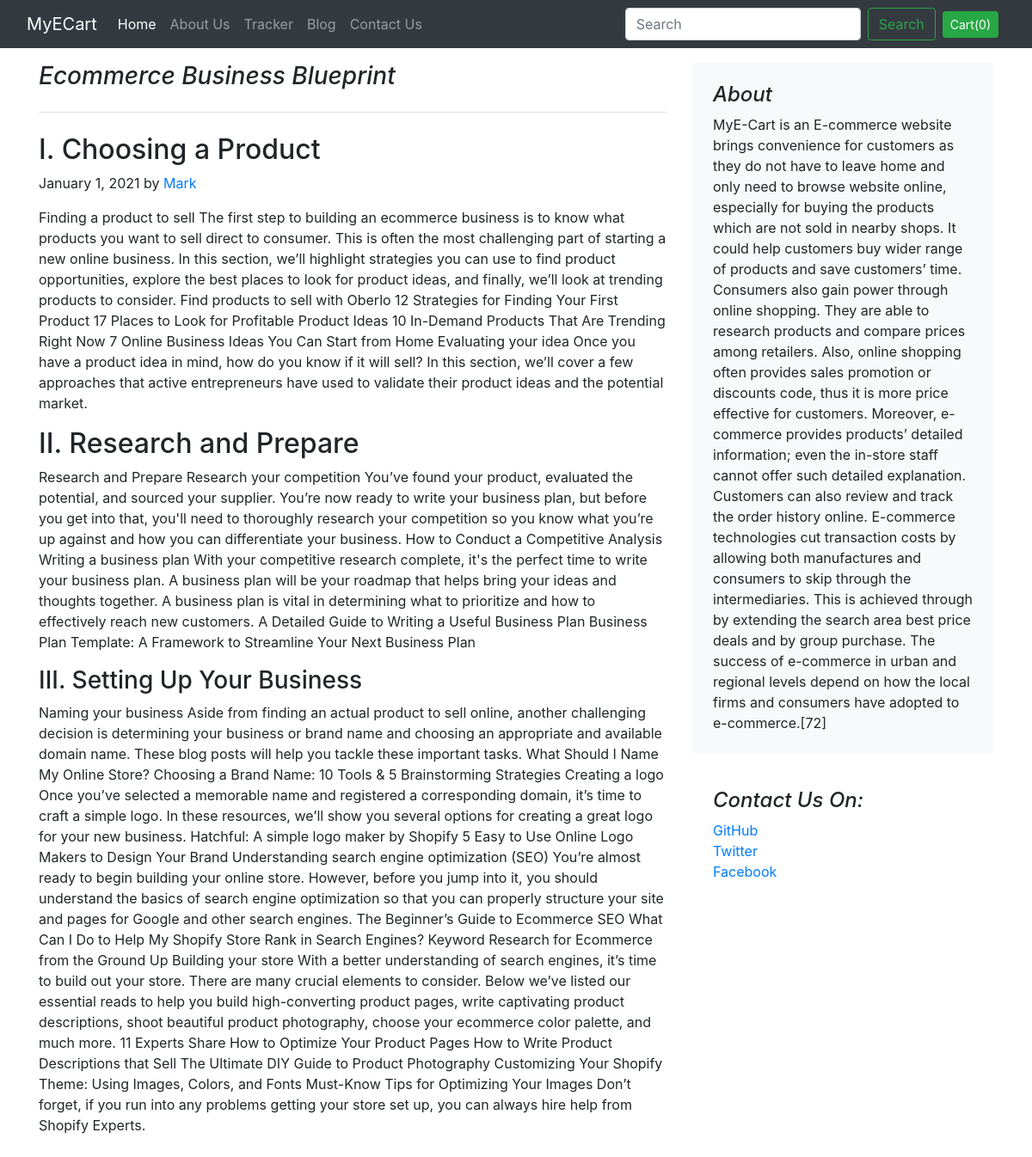
Page /blog/blogpost/7 on the committed database.
### blog/models.py (models this page shows)
class Blogpost(models.Model):
    post_id = models.AutoField(primary_key=True)
    title = models.CharField(max_length=50)
    head0=models.CharField(max_length=500,default="")
    chead0=models.CharField(max_length=5000,default="")
    head1=models.CharField(max_length=500,default="")
    chead1=models.CharField(max_length=5000,default="")
    head2=models.CharField(max_length=500,default="")
    chead2=models.CharField(max_length=5000,default="")
    pub_date = models.DateField()
    Thumbnail=models.ImageField(upload_to='shop/images',default="")
    def __str__(self):
        return self.title

### blog/views.py (the view)
# urls.py: path("blogpost/<int:id>",views.blogpost,name="blogPost")
def blogpost(request,id):
    post = Blogpost.objects.filter(post_id=id)[0]
    print(post)
    return render(request,'blog/blogpost.html',{'post':post})

### blog/templates/blog/blogpost.html (shortened to what this page needs)
{% extends 'blog/basic.html' %}
{% block body %}
<div class="container mt-3">
<div class="row g-5 my-4">
    <div class="col-md-8">
      <h3 class="pb-4 mb-4 fst-italic border-bottom">
      {{post.title}}
      </h3>
      <article class="blog-post">
        <h2 class="blog-post-title">{{post.head0}}</h2>
        <p class="blog-post-meta">January 1, 2021 by <a href="#">Mark</a></p>
        <p>{{post.chead0}}</p>
        <h2>{{post.head1}}</h2>
        <p>{{post.chead1}}</p>
        <h3>{{post.head2}}</h3>
        <p>{{post.chead2}}</p>
      </article>
    </div>
    <div class="col-md-4">
      <div class="position-sticky" style="top: 2rem;">
        <div class="p-4 mb-3 bg-light rounded">
          <h4 class="fst-italic">About</h4>
          <p class="mb-0">MyE-Cart is an E-commerce website brings convenience for customers as they do not have to leave home and only need to browse website online, especially for buying the products which are not sold in nearby shops. It could help customers buy wider range of products and save customers’ time. Consumers also gain power through online shopping. They are able to research products and compare prices among retailers. Also, online shopping often provides sales promotion or discounts code, thus it is more price effective for customers. Moreover, e-commerce provides products’ detailed information; even the in-store staff cannot offer such detailed explanation. Customers can also review and track the order history online.
E-commerce technologies cut transaction costs by allowing both manufactures and consumers to skip through the intermediaries. This is achieved through by extending the search area best price deals and by group purchase. The success of e-commerce in urban and regional levels depend on how the local firms and consumers have adopted to e-commerce.[72]
</div>
        <div class="p-4">
          <h4 class="fst-italic">Contact Us On:</h4>
          <ol class="list-unstyled">
            <li><a href="#">GitHub</a></li>
            <li><a href="#">Twitter</a></li>
            <li><a href="#">Facebook</a></li>
          </ol>
        </div>
      </div>
    </div>
  </div>
</div>
{% endblock %}

### rows in the picture
Blogpost: title "Ecommerce Business Blueprint", head0 "I. Choosing a Product", chead0 "Finding a product to sell The first step to building an ecommerce business is to know what products you want to sell direct to consumer. This is often the most challenging part of starting a new online business. In this section, we’ll highlight strategies you can use to find product opportunities, explore the best places to look for product ideas, and finally, we’ll look at trending products to consider. Find products to sell with Oberlo 12 Strategies for Finding Your First Product 17 Places to Look for Profitable Product Ideas 10 In-Demand Products That Are Trending Right Now 7 Online Business Ideas You Can Start from Home Evaluating your idea Once you have a product idea in mind, how do…", head1 "II. Research and Prepare", chead1 "Research and Prepare Research your competition You’ve found your product, evaluated the potential, and sourced your supplier. You’re now ready to write your business plan, but before you get into that, you'll need to thoroughly research your competition so you know what you’re up against and how you can differentiate your business. How to Conduct a Competitive Analysis Writing a business plan With your competitive research complete, it's the perfect time to write your business plan. A business plan will be your roadmap that helps bring your ideas and thoughts together. A business plan is vital in determining what to prioritize and how to effectively reach new customers. A Detailed Guide to…", head2 "III. Setting Up Your Business", chead2 "Naming your business Aside from finding an actual product to sell online, another challenging decision is determining your business or brand name and choosing an appropriate and available domain name. These blog posts will help you tackle these important tasks. What Should I Name My Online Store? Choosing a Brand Name: 10 Tools & 5 Brainstorming Strategies Creating a logo Once you’ve selected a memorable name and registered a corresponding domain, it’s time to craft a simple logo. In these resources, we’ll show you several options for creating a great logo for your new business. Hatchful: A simple logo maker by Shopify 5 Easy to Use Online Logo Makers to Design Your Brand Understanding…"
